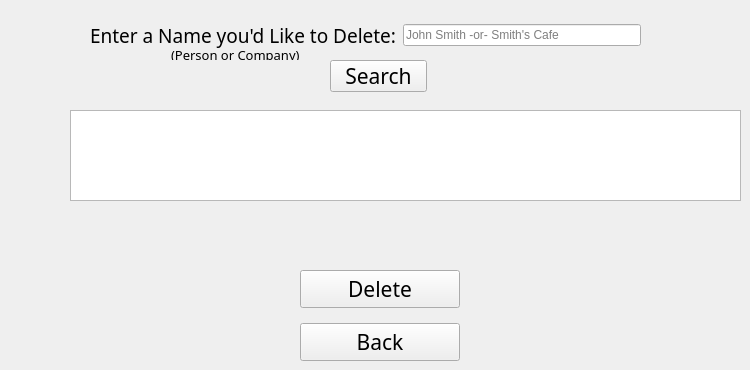
      <widget class="QWidget" name="customerDelete">
       <widget class="QTableView" name="table_search">
        <property name="geometry">
         <rect>
          <x>70</x>
          <y>110</y>
          <width>671</width>
          <height>91</height>
         </rect>
        </property>
       </widget>
       <widget class="QWidget" name="gridLayoutWidget_8">
        <property name="geometry">
         <rect>
          <x>90</x>
          <y>20</y>
          <width>551</width>
          <height>31</height>
         </rect>
        </property>
        <layout class="QGridLayout" name="gridLayout_2">
         <item row="0" column="0">
          <widget class="QLabel" name="label_28">
           <property name="font">
            <font>
             <family>Heiti SC</family>
             <pointsize>14</pointsize>
            </font>
           </property>
           <property name="text">
            <string>Enter a Name you'd Like to Delete:</string>
           </property>
          </widget>
         </item>
         <item row="0" column="1">
          <widget class="QLineEdit" name="name_search">
           <property name="placeholderText">
            <string>John Smith -or- Smith's Cafe</string>
           </property>
          </widget>
         </item>
        </layout>
       </widget>
       <widget class="QWidget" name="verticalLayoutWidget_4">
        <property name="geometry">
         <rect>
          <x>300</x>
          <y>270</y>
          <width>160</width>
          <height>91</height>
         </rect>
        </property>
        <layout class="QVBoxLayout" name="verticalLayout_4">
         <item>
          <widget class="QPushButton" name="delete_customer">
           <property name="font">
            <font>
             <family>Heiti SC</family>
             <pointsize>16</pointsize>
            </font>
           </property>
           <property name="text">
            <string>Delete</string>
           </property>
          </widget>
         </item>
         <item>
          <spacer name="verticalSpacer_8">
           <property name="orientation">
            <enum>Qt::Vertical</enum>
           </property>
           <property name="sizeHint" stdset="0">
            <size>
             <width>20</width>
             <height>40</height>
            </size>
           </property>
          </spacer>
         </item>
         <item>
          <widget class="QPushButton" name="pushButton_6">
           <property name="font">
            <font>
             <family>Heiti SC</family>
             <pointsize>16</pointsize>
            </font>
           </property>
           <property name="text">
            <string>Back</string>
           </property>
          </widget>
         </item>
        </layout>
       </widget>
       <widget class="QLabel" name="delete_status">
        <property name="geometry">
         <rect>
          <x>248</x>
          <y>240</y>
          <width>261</width>
          <height>20</height>
         </rect>
        </property>
        <property name="font">
         <font>
          <family>Heiti SC</family>
          <pointsize>14</pointsize>
         </font>
        </property>
        <property name="text">
         <string/>
        </property>
        <property name="alignment">
         <set>Qt::AlignCenter</set>
        </property>
       </widget>
       <widget class="QPushButton" name="search_customer">
        <property name="geometry">
         <rect>
          <x>330</x>
          <y>60</y>
          <width>97</width>
          <height>32</height>
         </rect>
        </property>
        <property name="font">
         <font>
          <family>Heiti SC</family>
          <pointsize>16</pointsize>
         </font>
        </property>
        <property name="text">
         <string>Search</string>
        </property>
       </widget>
       <widget class="QLabel" name="label_39">
        <property name="geometry">
         <rect>
          <x>90</x>
          <y>50</y>
          <width>233</width>
          <height>10</height>
         </rect>
        </property>
        <property name="font">
         <font>
          <family>Heiti SC</family>
          <pointsize>10</pointsize>
         </font>
        </property>
        <property name="text">
         <string>                        (Person or Company)</string>
        </property>
       </widget>
      </widget>
